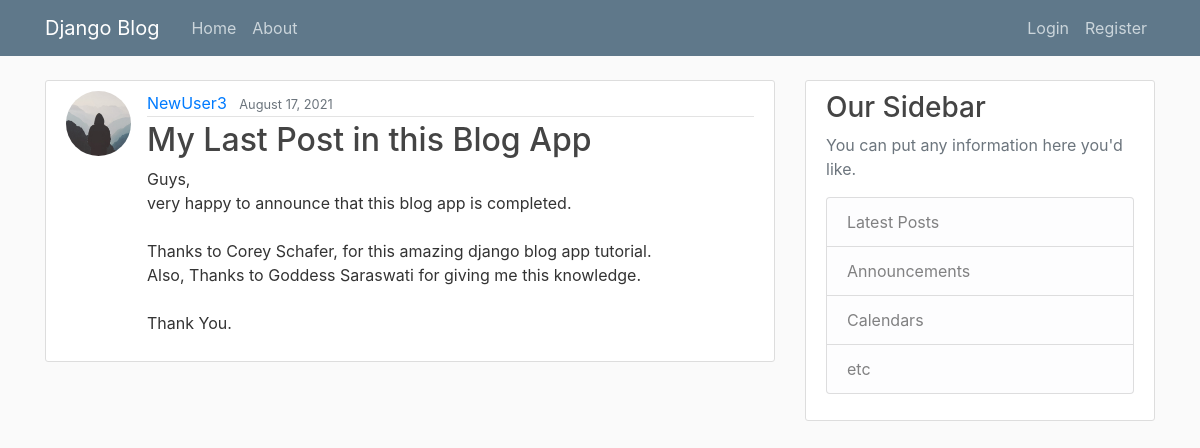
The page /post/34/ on the database its author committed.
### blog/models.py (models this page shows, shortened)
class Post(models.Model):
    title = models.CharField(max_length=100)
    content = models.TextField()
    date_posted = models.DateTimeField(default=timezone.now)
    author =  models.ForeignKey(User, on_delete=models.CASCADE)

### users/models.py (models this page shows, shortened)
class Profile(models.Model):
    user = models.OneToOneField(User, on_delete=models.CASCADE)
    image = models.ImageField(default='default.jpg', upload_to='profile_pics')

### blog/views.py (the view)
# urls.py: path('post/<int:pk>/', PostDetailView.as_view(), name='post-detail'),
class PostDetailView(DetailView):
    model = Post

### blog/templates/blog/post_detail.html (shortened to what this page needs)
{% extends "blog/base.html" %}
{% block content %}
    <article class="media content-section">
        <img src="{{ object.author.profile.image.url }}" alt="Author Profile Pic" class="rounded-circle article-img">
        <div class="media-body">
            <div class="article-metadata">
            <a class="mr-2" href="{% url 'user-posts' object.author.username %}">{{ object.author }}</a>
            <small class="text-muted">{{ object.date_posted|date:"F d, Y"}}</small>
            </div>
            <h2 class="article-title">{{ object.title }}</h2>
            <p class="article-content">{{ object.content }}</p>
        </div>
    </article>
{% endblock content %}

### blog/static/blog/main.css (style rules this page uses)
body { background: #fafafa; color: #333333; margin-top: 5rem; }
h1, h2, h3, h4, h5, h6 { color: #444444; }
.content-section { background: #ffffff; padding: 10px 20px; border: 1px solid #dddddd; border-radius: 3px; margin-bottom: 20px; }
.article-title { color: #444444; }
.article-content { white-space: pre-line; }
.article-img { height: 65px; width: 65px; margin-right: 16px; }
.article-metadata { padding-bottom: 1px; margin-bottom: 4px; border-bottom: 1px solid #e3e3e3 }

### rows shown on the page
Post: author.profile.image (placeholder picture), author "NewUser3", date_posted "August 17, 2021", title "My Last Post in this Blog App", content "Guys, very happy to announce that this blog app is completed. Thanks to Corey Schafer, for this amazing django blog app tutorial. Also, Thanks to Goddess Saraswati for giving me this knowledge. Thank You."
